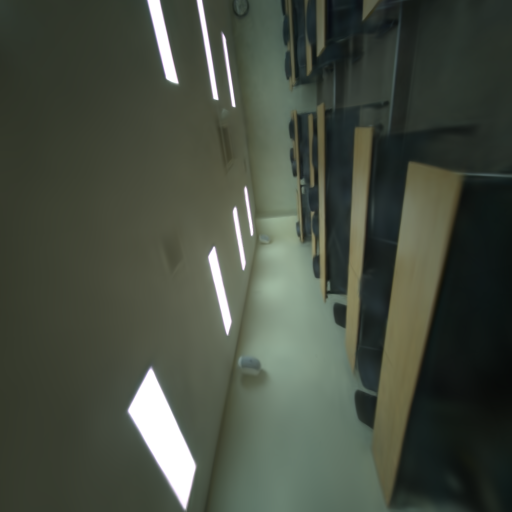
#> input picture context/ppt/ppt0717/render_cache/305_baseline_00796.png, 1024 x 1024 px (shown at 1/2 size); the run also reads 2 pictures not shown here
$ python make_figures.py
#> lines starting #> are read from the running program, lines starting #| are printed output that depends on the picture
#!/usr/bin/env python3
"""make_figures.py (ppt0717) — 슬라이드 4/5용 시각자료를 실제 렌더/실측 데이터로 생성.

전제: render_cache/*.png 는 3dgs-custom/render_view_subset.py로 실제 학습 체크포인트에서
직접 렌더링한 이미지(같은 카메라 pose, baseline vs 개선판 짝) — 합성/모사 아님.
  - 305_baseline_00796.png / 305_hybrid_00796.png       (exp46 축1: scene_301_305_baseline vs exp46_ax1_305hyb)
  - 12F_baseline_00658.png / 12F_hybcarve_00658.png      (exp46 축2b: scene_301_12F_baseline vs exp46_ax2b_12Fhybcarve)
  - 12F_hybcarve_00658.png / 12F_S2cheapcarve_00658.png  (exp47 축S2: 기준 66분 vs cheapcarve 26.8분 — 무손실 검증용)

figure 목록:
  fig_init_recipe   init(hybrid) 생성 파이프라인 — 어떤 anchor로 무엇을 걸러냈는지 (신규)
  fig_305_compare   305 baseline vs hybrid init 렌더 비교 + PSNR/먼지 수치
  fig_12F_compare   12F baseline vs hybrid+carve 렌더 비교 + PSNR/먼지 수치
  fig_dust_bars     free-space 먼지 개수 before/after (305, 12F 두 패널, log scale)
  fig_speed_pareto  exp47 속도 트랙 시간-PSNR 산점도, S2 강조
  fig_12F_lossless  12F ctrl(66분) vs S2 cheapcarve(26.8분) 렌더 비교 — 무손실 시각 증거

실행: python make_figures.py
"""
from pathlib import Path

import numpy as np
import matplotlib
matplotlib.use("Agg")
import matplotlib.pyplot as plt
from matplotlib.patches import FancyBboxPatch
from matplotlib import font_manager as _fm
from PIL import Image

for _p in ["/usr/share/fonts/opentype/noto/NotoSansCJK-Regular.ttc",
           "/usr/share/fonts/truetype/noto/NotoSansCJK-Regular.ttc",
           "/usr/share/fonts/opentype/noto/NotoSansCJKkr-Regular.otf"]:
    if Path(_p).exists():
        try:
            _fm.fontManager.addfont(_p)
            plt.rcParams["font.family"] = _fm.FontProperties(fname=_p).get_name()
            break
        except Exception:
            pass
plt.rcParams["axes.unicode_minus"] = False
plt.rcParams.update({"figure.dpi": 130, "savefig.bbox": "tight",
                     "axes.titlesize": 13, "axes.titleweight": "bold",
                     "font.size": 10, "axes.grid": True, "grid.alpha": 0.25})

HERE = Path(__file__).parent
IMG = HERE / "img"
IMG.mkdir(exist_ok=True)
CACHE = HERE / "render_cache"

ACCENT = "#0f4c81"
RED = "#c0392b"
GRAY = "#95a5a6"
GREEN = "#27ae60"


def save(fig, name):
    fig.savefig(IMG / f"{name}.png")
    plt.close(fig)
    print(f"  saved {name}.png")


def _flow(ax, boxes, arrows, xlim, ylim):
#> called with xlim = (0, 11.2), ylim = (0, 5.4)
    ax.set_xlim(*xlim); ax.set_ylim(*ylim); ax.axis("off"); ax.grid(False)
    for (x, y, w, h, txt, color) in boxes:
        ax.add_patch(FancyBboxPatch((x, y), w, h, boxstyle="round,pad=0.02",
                                    fc=color, ec=ACCENT, lw=1.3))
        ax.text(x + w / 2, y + h / 2, txt, ha="center", va="center", fontsize=9.5)
    for a in arrows:
        x1, y1, x2, y2 = a[:4]
        col = a[4] if len(a) > 4 else "#555"
        ax.annotate("", xy=(x2, y2), xytext=(x1, y1),
                    arrowprops=dict(arrowstyle="->", lw=1.6, color=col))


# ── 0. init 파이프라인 — 실제 anchor 상세 (scripts/anchors/build_hybrid_init_scene.py 그대로) ──
def fig_init_recipe():
    fig, ax = plt.subplots(figsize=(11.5, 5.4))
    boxes = [
        (0.2, 3.6, 2.4, 1.3, "RoMA 삼각측량\n인접 keyframe쌍 dense\ncorrespondence\n→ reproj<2px만 채택\n(기하 검증)", "#dbe7f3"),
        (0.2, 1.9, 2.4, 1.3, "Sobel-PPM depth-lift\n텍스처 가중 샘플 4k/frame\n+ SLAM-Huber 보정 depth\n(콘텐츠-적응)", "#dbe7f3"),
        (0.2, 0.2, 2.4, 1.3, "원본 SLAM 점\n(희소, 항상 신뢰)", "#dbe7f3"),
        (3.1, 2.1, 2.0, 1.6, "병합\n4cm voxel dedupe\nRoMA 우선권", "#f6e2c0"),
        (5.6, 2.1, 2.6, 1.6, "재필터 (핵심 anchor)\ndepth-anchor field\n(exp43, depth-pro 보정\n조밀 표면 anchor)\nw = ρ·d5 > 0.5 제거", "#f9d0d0"),
        (8.7, 2.1, 2.2, 1.6, "최종 hybrid init\nSLAM + RoMA + PPM\n(305: 89.4만 / 12F: 59.7만)", "#cfe3cf"),
    ]
    arrows = [
        (2.6, 4.25, 3.1, 3.1), (2.6, 2.55, 3.1, 2.95), (2.6, 0.85, 3.1, 2.6),
        (5.1, 2.9, 5.6, 2.9), (8.2, 2.9, 8.7, 2.9),
    ]
    _flow(ax, boxes, arrows, (0, 11.2), (0, 5.4))
    ax.set_title("Init(hybrid) 생성 파이프라인 — 재필터 단계의 anchor가 핵심", fontsize=13, fontweight="bold")
    fig.tight_layout()
    save(fig, "fig_init_recipe")
#> in save, `fig.savefig(IMG / f"{name}.png")`:
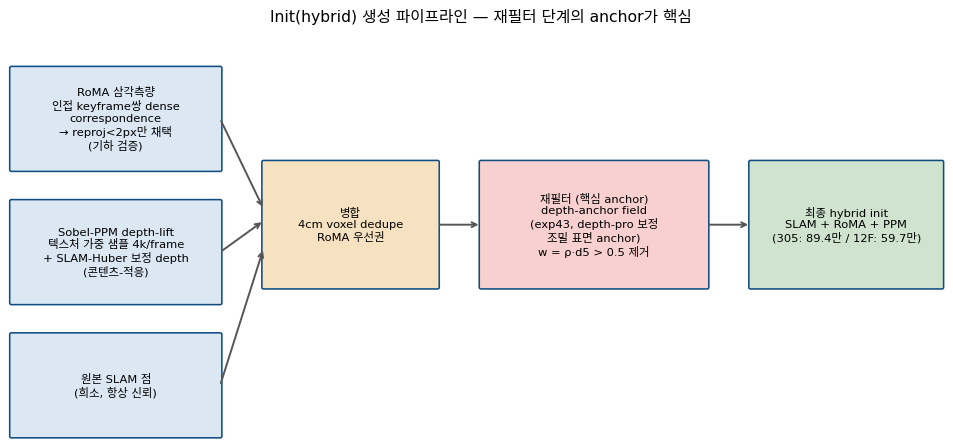
#> figure drawn by matplotlib, 1 panel


# ── 1. 305 렌더 비교 ────────────────────────────────────────
def fig_305_compare():
    im_a = Image.open(CACHE / "305_baseline_00796.png")
#> im_a is the input picture: PIL image 1024x1024 RGB; mean R, G, B 69.8, 76.6, 64.7
    im_b = Image.open(CACHE / "305_hybrid_00796.png")
    fig, axes = plt.subplots(1, 2, figsize=(11, 6.2))
    for ax, im, title, sub in zip(
        axes, [im_a, im_b],
        ["baseline (ORB init only)", "hybrid init (RoMA+PPM, exp46 축1)"],
        ["PSNR 34.508 · free-space 먼지 461", "PSNR 35.84 (+1.33dB) · free-space 먼지 4 (−99%)"]):
        ax.imshow(im); ax.axis("off")
        ax.set_title(title, fontsize=12)
        ax.text(0.5, -0.04, sub, transform=ax.transAxes, ha="center", va="top",
                fontsize=11, color=GREEN if "hybrid" in title else GRAY, fontweight="bold")
#> this loop made 2 passes
#> (title, sub) on pass 1: ('baseline (ORB init only)', 'PSNR 34.508 · free-space 먼지 461')
#> title on pass 2: 'hybrid init (RoMA+PPM, exp46 축1)'
    fig.suptitle("301_305 — 같은 카메라 시점, 초기화(init)만 교체", fontsize=13, fontweight="bold", y=1.02)
    fig.tight_layout()
    save(fig, "fig_305_compare")
#> call 2 of save, with name = 'fig_305_compare'
#> in save (call 2), `fig.savefig(IMG / f"{name}.png")`:
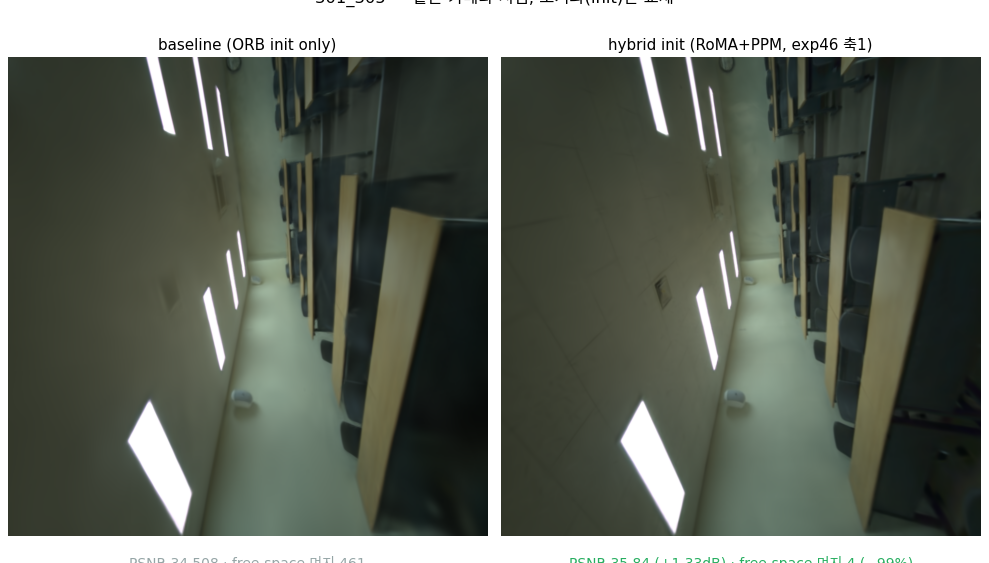
#> figure drawn by matplotlib, 2 panels


# ── 2. 12F 렌더 비교 ────────────────────────────────────────
def fig_12F_compare():
    im_a = Image.open(CACHE / "12F_baseline_00658.png")
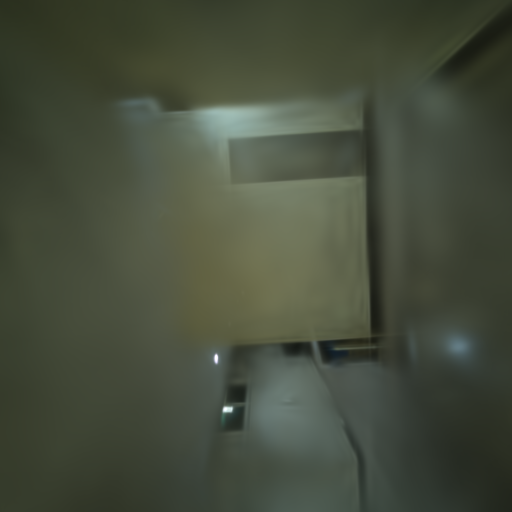
#> input picture context/ppt/ppt0717/render_cache/12F_baseline_00658.png, 1024 x 1024 px (shown at 1/2 size)
#> im_a is the input picture: PIL image 1024x1024 RGB; mean R, G, B 69.7, 76.4, 60.1
    im_b = Image.open(CACHE / "12F_hybcarve_00658.png")
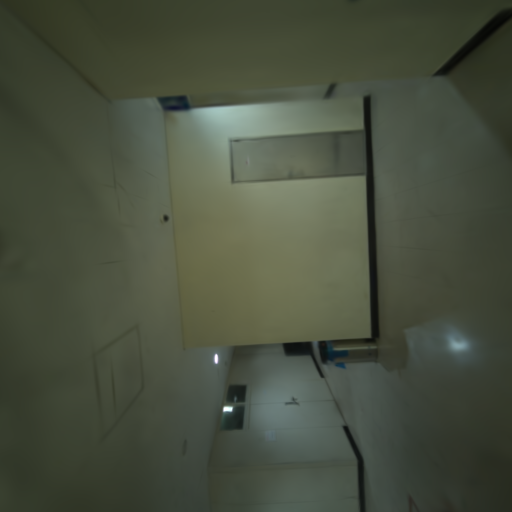
#> input picture context/ppt/ppt0717/render_cache/12F_hybcarve_00658.png, 1024 x 1024 px (shown at 1/2 size)
#> im_b is the input picture: PIL image 1024x1024 RGB; mean R, G, B 72, 78.6, 62.5
    fig, axes = plt.subplots(1, 2, figsize=(11, 6.2))
    for ax, im, title, sub in zip(
        axes, [im_a, im_b],
        ["baseline (ORB init only)", "hybrid init + carve (exp46 축2b)"],
        ["PSNR 32.034 · free-space 먼지 1,289", "PSNR 35.07 (+3.03dB) · free-space 먼지 243 (−81%, 청소 후 유지)"]):
        ax.imshow(im); ax.axis("off")
        ax.set_title(title, fontsize=12)
        ax.text(0.5, -0.04, sub, transform=ax.transAxes, ha="center", va="top",
                fontsize=11, color=GREEN if "carve" in title else GRAY, fontweight="bold")
#> this loop made 2 passes
#> (title, sub) on pass 1: ('baseline (ORB init only)', 'PSNR 32.034 · free-space 먼지 1,289')
#> title on pass 2: 'hybrid init + carve (exp46 축2b)'
    fig.suptitle("301_12F (fog 로비) — 같은 카메라 시점, 초기화만 교체", fontsize=13, fontweight="bold", y=1.02)
    fig.tight_layout()
    save(fig, "fig_12F_compare")


# ── 3. free-space 먼지 개수 before/after 막대 ──────────────
def fig_dust_bars():
    fig, axes = plt.subplots(1, 2, figsize=(9.5, 4.2))
    data = [("301_305", [461, 4], ["baseline", "hybrid init\n(exp46 축1)"]),
            ("301_12F", [1289, 243], ["baseline", "hybrid+carve\n(exp46 축2b)"])]
    for ax, (title, vals, labels) in zip(axes, data):
        cols = [GRAY, GREEN]
        b = ax.bar(labels, vals, color=cols, width=0.55)
        for r, v in zip(b, vals):
            ax.text(r.get_x() + r.get_width() / 2, v * 1.05, f"{v:,}", ha="center",
                    fontweight="bold", fontsize=11)
        pct = 100 * (1 - vals[1] / vals[0])
        ax.set_yscale("log")
        ax.set_ylim(1, max(vals) * 3)
        ax.set_title(f"{title}  (−{pct:.0f}%)")
        ax.set_ylabel("free-space 먼지 개수 (log)")
    fig.suptitle("초기화(init) 개선만으로 진짜 부유물(free-space) 먼지 급감", fontsize=13, fontweight="bold")
    fig.tight_layout()
    save(fig, "fig_dust_bars")
#> call 4 of save, with name = 'fig_dust_bars'
#> in save (call 4), `fig.savefig(IMG / f"{name}.png")`:
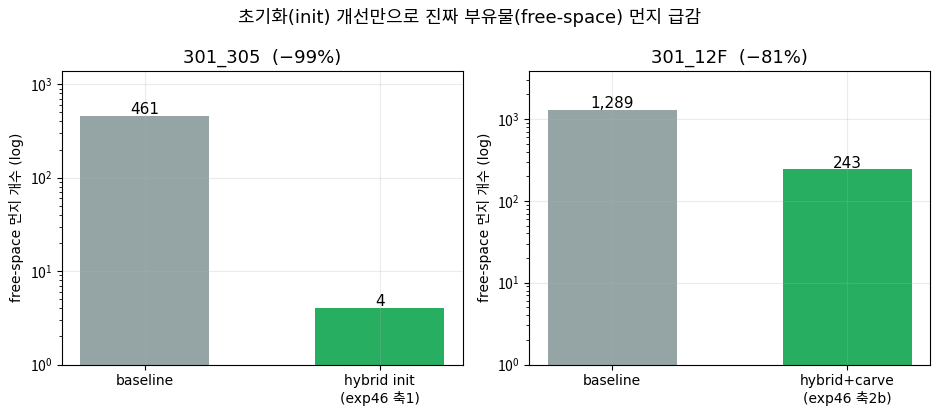
#> figure drawn by matplotlib, 2 panels


# ── 4. exp47 속도 트랙 Pareto ───────────────────────────────
def fig_speed_pareto():
    # (label, time_min, psnr, highlight, xytext offset)
    rows = [
        ("기준 (hybrid+carve)", 66.0, 35.07, False, (8, 8)),
        ("S2 cheapcarve", 26.8, 35.116, True, (8, 10)),
        ("S3 15k iter", 39.9, 32.801, False, (8, -14)),
        ("S4 kf300", 53.8, 34.397, False, (10, -14)),
        ("S5 budget235k", 63.2, 34.400, False, (8, -14)),
        ("S6 r/2", 56.1, 35.553, False, (8, 6)),
        ("S1S4 kf300+cuda", 53.8, 34.470, False, (10, 10)),
        ("TARGET (기각)", 12.6, 32.943, None, (8, 8)),
    ]
    fig, ax = plt.subplots(figsize=(9.5, 6))
    for label, t, p, hi, (dx, dy) in rows:
        if hi is True:
            c, ms, z = GREEN, 220, 5
        elif hi is None:
            c, ms, z = RED, 160, 4
        else:
            c, ms, z = ACCENT, 140, 3
        ax.scatter(t, p, s=ms, color=c, zorder=z, edgecolor="white", linewidth=1.2)
        ax.annotate(label, (t, p), textcoords="offset points", xytext=(dx, dy), fontsize=9,
                    fontweight="bold" if hi else "normal")
    ax.axhline(33.5, color=RED, linestyle="--", linewidth=1, alpha=0.6)
    ax.text(68, 33.6, "품질 하한 33.5dB", color=RED, fontsize=9, va="bottom", ha="right")
    ax.set_xlabel("학습 시간 (분)")
    ax.set_ylabel("PSNR (dB)")
    ax.set_title("12F 속도-품질 Pareto — S2가 화질 무손실로 60% 단축")
    ax.set_ylim(32.4, 36.1)
    ax.set_xlim(70, 8)
    fig.tight_layout()
    save(fig, "fig_speed_pareto")
#> in save (call 5), `fig.savefig(IMG / f"{name}.png")`:
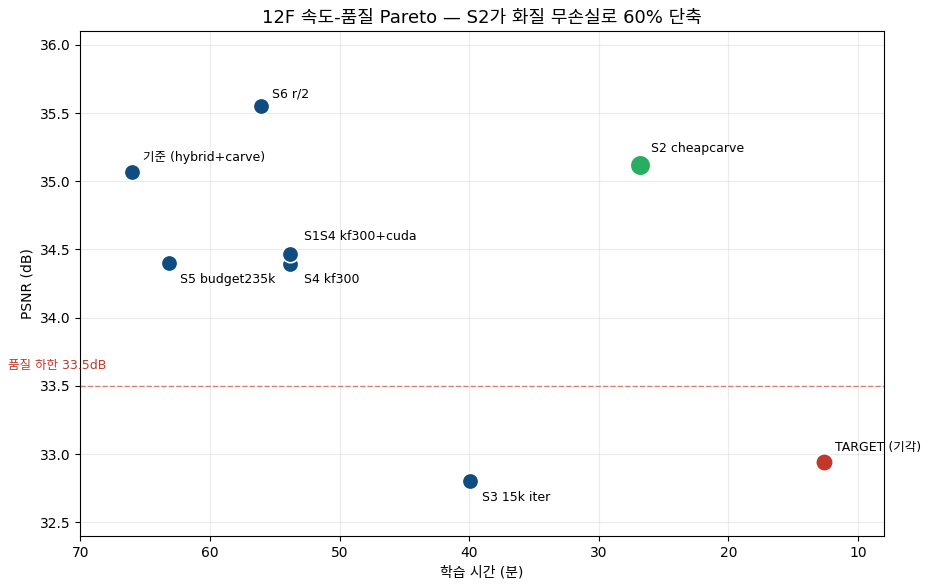
#> figure drawn by matplotlib, 1 panel


# ── 5. 12F 무손실 속도 개선 렌더 비교 ───────────────────────
def fig_12F_lossless():
    im_a = Image.open(CACHE / "12F_hybcarve_00658.png")
    im_b = Image.open(CACHE / "12F_S2cheapcarve_00658.png")
    fig, axes = plt.subplots(1, 2, figsize=(11, 6.2))
    for ax, im, title, sub in zip(
        axes, [im_a, im_b],
        ["기준 레시피 — 66분", "S2 cheapcarve — 26.8분 (−60%)"],
        ["PSNR 35.07", "PSNR 35.116 (오차범위 내 동일)"]):
        ax.imshow(im); ax.axis("off")
        ax.set_title(title, fontsize=12)
        ax.text(0.5, -0.04, sub, transform=ax.transAxes, ha="center", va="top",
                fontsize=11, color=GREEN, fontweight="bold")
#> this loop made 2 passes
#> (title, sub) on passes 1 to 2: ('기준 레시피 — 66분', 'PSNR 35.07'), ('S2 cheapcarve — 26.8분 (−60%)', 'PSNR 35.116 (오차범위 내 동일)')
    fig.suptitle("같은 카메라 시점 — 육안 차이 없음, 시간만 60% 단축", fontsize=13, fontweight="bold", y=1.02)
    fig.tight_layout()
    save(fig, "fig_12F_lossless")


def main():
    fig_init_recipe()
    fig_305_compare()
    fig_12F_compare()
    fig_dust_bars()
    fig_speed_pareto()
    fig_12F_lossless()
    print(f"완료 — {IMG}")


if __name__ == "__main__":
    main()
